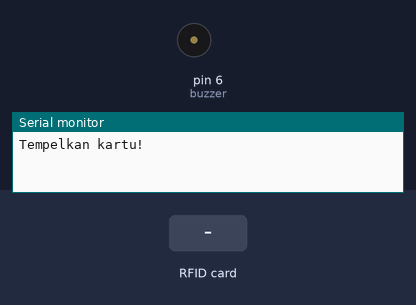
Bench run of a sketch on a simulated Arduino Uno, built with avr-gcc and run on an emulated ATmega328P. On the bench: buzzer (waves = sounding, pin HIGH), the last lines printed to the serial monitor. The test bench sets the inputs (shaded band). Pins used as bus, display or sensor lines are not drawn.

Above: at 1.2 s.
1.3 s: RFID card 2A A5 B7 15 held to the reader
At 1.7 s:
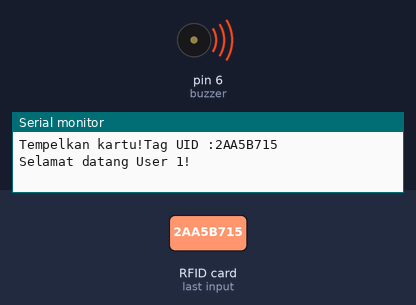
4.3 s: RFID card 5E 7A 19 C4 held to the reader
At 5.2 s:
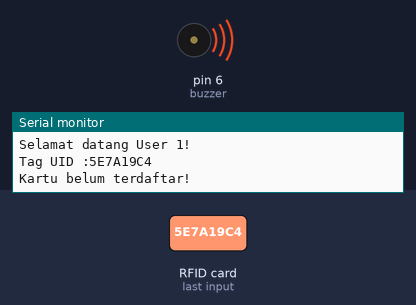
Timing chart, 0 to 7.8 s (numbered marks = the images above; inputs shaded):
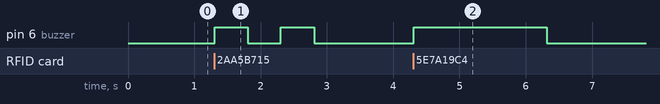

Measured:
- after the input at 1.3 s, pin 6 (buzzer): alternates HIGH for 0.50 s and LOW for 0.50 s, 4 changes in all, then stays LOW, starting at once
- after the input at 4.3 s, pin 6 (buzzer): LOW → HIGH at once, → LOW 2.0 s later

The sketch:

8-11-21_Arduino_Read_2_RFIDs_Card_Newest.ino
```cpp
#include<SPI.h>
#include<MFRC522.h>

// Inisialisasi Pin Arduino
#define SS_PIN 10
#define RST_PIN 9
int buzzer = 6;

// Mendeklarasikan Pin RFID & variabel
MFRC522 rfid(SS_PIN, RST_PIN);
String uidString;

void setup() {
  Serial.begin(9600);

  // Inisialisasi SPI dan PCD_Init
  SPI.begin();
  rfid.PCD_Init();

  // Deklarasi Input atau Output
  pinMode(buzzer, OUTPUT);
  Serial.print("Tempelkan kartu!");
}

void loop() {
  // Logika RFID
  if(rfid.PICC_IsNewCardPresent())
  {
    readRFID();
    Serial.println("Tag UID :" + uidString);
    if(uidString == "2AA5B715")
    {
      Serial.println("Selamat datang User 1!");
      pembacaan("Terdaftar");
    }
    else if(uidString == "1ACE980")
    {
      Serial.println("Selamat datang User 2!");
      pembacaan("Terdaftar");
    }
    else
    {
      Serial.println("Kartu belum terdaftar!");
      pembacaan("Tidak Terdaftar");
    }
  }
}

// Fungsi Pembacaan RFID
void readRFID() {
  rfid.PICC_ReadCardSerial();
  uidString = String(rfid.uid.uidByte[0], HEX) + "" +
              String(rfid.uid.uidByte[1], HEX) + "" +
              String(rfid.uid.uidByte[2], HEX) + "" +
              String(rfid.uid.uidByte[3], HEX);
              uidString.toUpperCase();
}

// Fungsi Buzzer
void pembacaan(String nilai) {
  if(nilai == "Terdaftar")
  {
    for(int i = 0; i < 2; i++)
    {
      digitalWrite(buzzer, HIGH);
      delay(500);
      digitalWrite(buzzer, LOW);
      delay(500);
    }
  }
  else if(nilai == "Tidak Terdaftar")
  {
    digitalWrite(buzzer, HIGH);
    delay(2000);
    digitalWrite(buzzer, LOW);
  }
}
```
